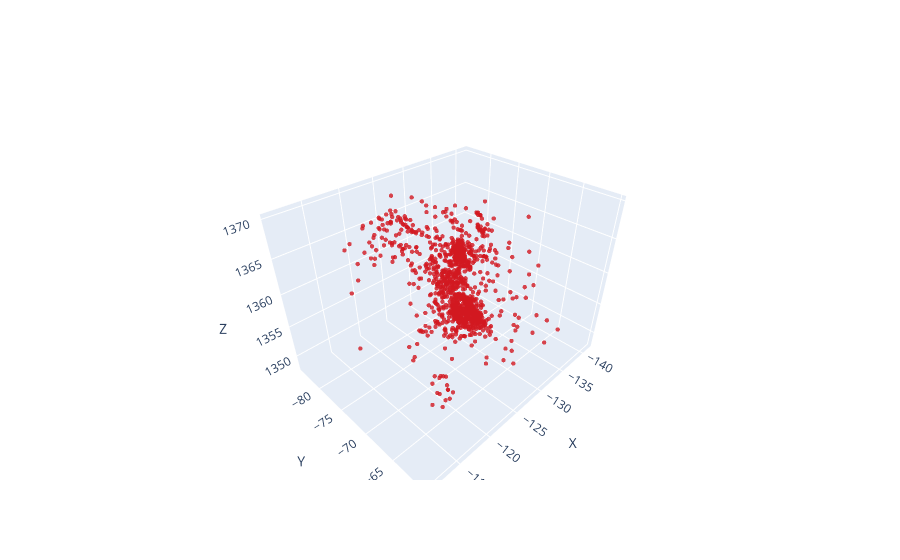

Here is the notebook cell this chart was saved with:
### Code cell
dummy_labs = np.zeros(len(bed_ladder), dtype = 'int') # we need some dummy labels for plotting
make_3D_plot(bed_ladder, dummy_labs, marker_sz = 1.5)

### Figure 1 — Plotly figure (JSON) as saved in the notebook; plotly's stock layout.template omitted (floating-point values rounded to 4 significant figures; data arrays with more than 128 entries replaced by an {"elided": "..."} marker saying what was removed)
{"data": [{"marker": {"color": "#d21820", "opacity": 0.8, "size": 1.5}, "mode": "markers", "name": "0", "type": "scatter3d", "x": {"elided": "1238 float values"}, "y": {"elided": "1238 float values"}, "z": {"elided": "1238 float values"}}], "layout": {"scene": {"xaxis": {"title": {"text": "X"}}, "yaxis": {"title": {"text": "Y"}}, "zaxis": {"title": {"text": "Z"}}}, "title": {"text": ""}}}
